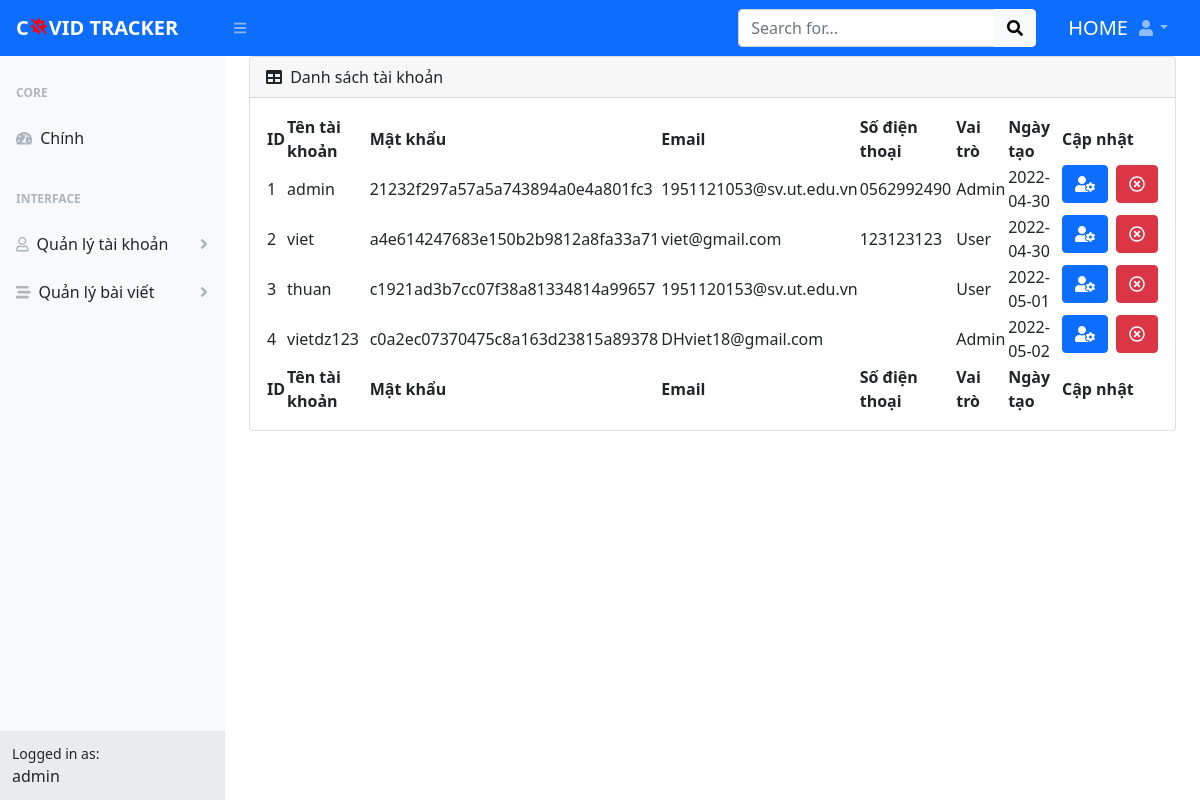
The page /admin/index.php?module=listaccount (signed in) on the database as committed earlier.
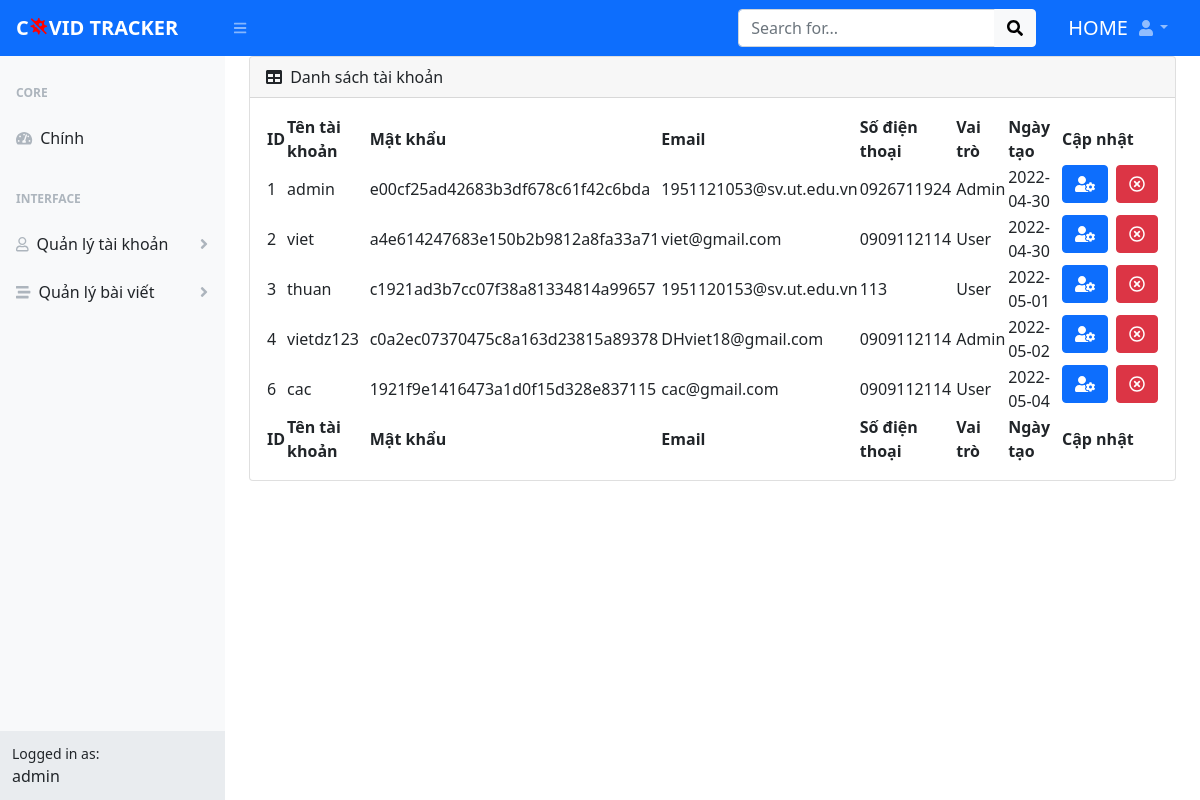
The same page on the database as committed later.
### tables this page shows
CREATE TABLE `user` (
  `user_id` int(10) NOT NULL,
  `username` varchar(35) NOT NULL,
  `password` varchar(35) NOT NULL,
  `email` varchar(255) NOT NULL,
  `phone` text DEFAULT NULL,
  `fullname` varchar(255) DEFAULT NULL,
  `role` int(1) NOT NULL,
  `date_create_user` date NOT NULL
);

### admin/modules/listaccount.php (the view)
<?php
include('../conn.php');
?>
<div class="card mb-4">
    <div class="card-header">
        <i class="fas fa-table me-1"></i>
        Danh sách tài khoản
    </div>
    <div class="card-body">
        <table id="datatablesSimple">
            <thead>
                <tr>
                    <th>ID</th>
                    <th>Tên tài khoản</th>
                    <th>Mật khẩu</th>
                    <th>Email</th>
                    <th>Số điện thoại</th>
                    <th>Vai trò</th>
                    <th>Ngày tạo</th>
                    <th>Cập nhật</th>
                </tr>
            </thead>
            <tfoot>
                <tr>
                    <th>ID</th>
                    <th>Tên tài khoản</th>
                    <th>Mật khẩu</th>
                    <th>Email</th>
                    <th>Số điện thoại</th>
                    <th>Vai trò</th>
                    <th>Ngày tạo</th>
                    <th>Cập nhật</th>
                </tr>
            </tfoot>
            <tbody>
                <?php
                $sql_sl = "SELECT * FROM `user`";
                $listCat = mysqli_query($connect, $sql_sl);
                while ($row = mysqli_fetch_array($listCat)) { ?>
                    <tr>
                        <td><?php echo $row["user_id"] ?></td>
                        <td><?php echo $row["username"] ?></td>
                        <td><?php echo $row["password"] ?></td>
                        <td><?php echo $row["email"] ?></td>
                        <td><?php echo $row["phone"] ?></td>
                        <td><?php if($row["role"] == 1) { echo "Admin"; } if($row["role"]==0 ){ echo "User"; } ?></td>
                        <td><?php echo $row["date_create_user"] ?></td>
                        <td class="d-flex justify-content-around">
                            <a class="btn btn-primary me-1" href="?module=setpermission&id=<?php echo $row["user_id"] ?>" name="update"><i class="fas fa-user-cog"></i></a>
                            <a class="btn btn-danger ms-1" href="?module=deleteaccount&id=<?php echo $row["user_id"] ?>" onclick="return confirm('Bạn có chắc chắn muốn xóa không?')" name="remove"><i class="far fa-times-circle"></i></a>
                        </td>
                    </tr>
                <?php }
                ?>
            </tbody>
    </div>
</div>

Rows that differ between the two databases and show on the page:
changed user "admin": password "21232f297a57a5a743894a0e4a801fc3" → "e00cf25ad42683b3df678c61f42c6bda"; phone "0562992490" → "0926711924"
changed user "viet": phone "123123123" → "0909112114"
changed user "thuan": phone (not shown) → "113"
changed user "vietdz123": phone (not shown) → "0909112114"
added user: user_id "6", username "cac", password "1921f9e1416473a1d0f15d328e837115", email "cac@gmail.com", phone "0909112114", role "User", date_create_user "2022-05-04"
